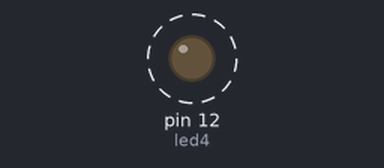
Bench run of a sketch on a simulated Arduino Uno, built with avr-gcc and run on an emulated ATmega328P. Parts: output pins drawn as LEDs (lit = HIGH). Dashed ring = blinking.

Above: at 0.2 s.
Timing chart, 0 to 3.0 s (numbered marks = the images above):
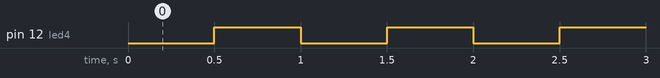

The sketch:

function1.ino
```cpp
#define led4 12

void setup(){

  pinMode(led4,OUTPUT);

}
void loop(){
   led4blink();

}
void led4blink(void){
  digitalWrite(led4,LOW);
  delay(500);
  digitalWrite(led4,HIGH);
  delay(500);
}
```

Measured:
- by itself, pin 12 (led4): alternates HIGH for 0.50 s and LOW for 0.50 s
